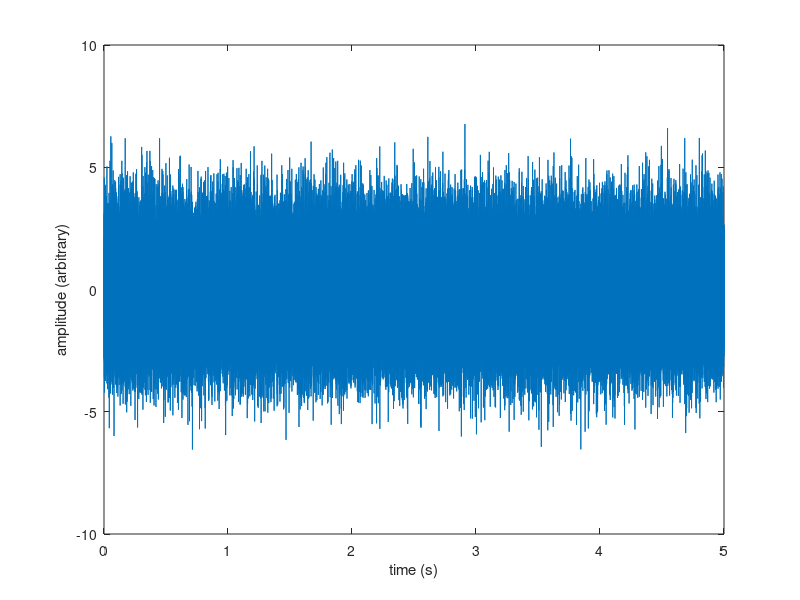
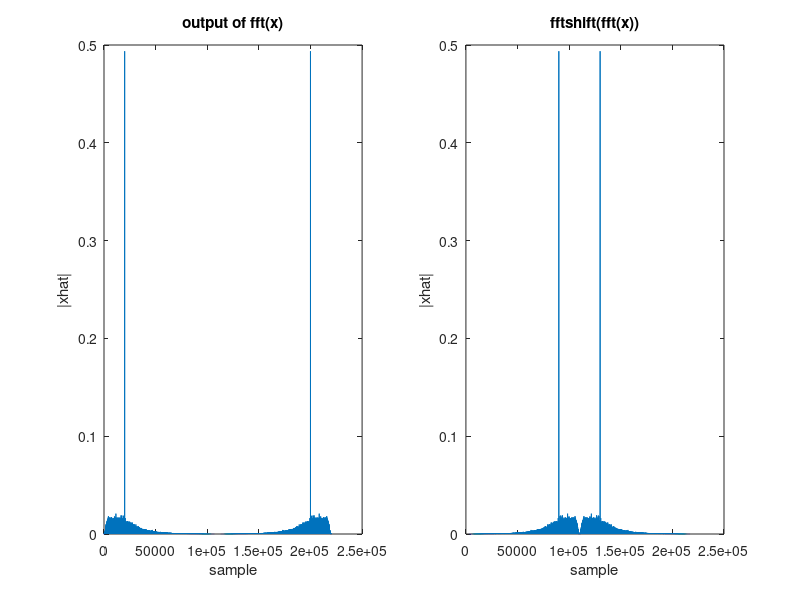
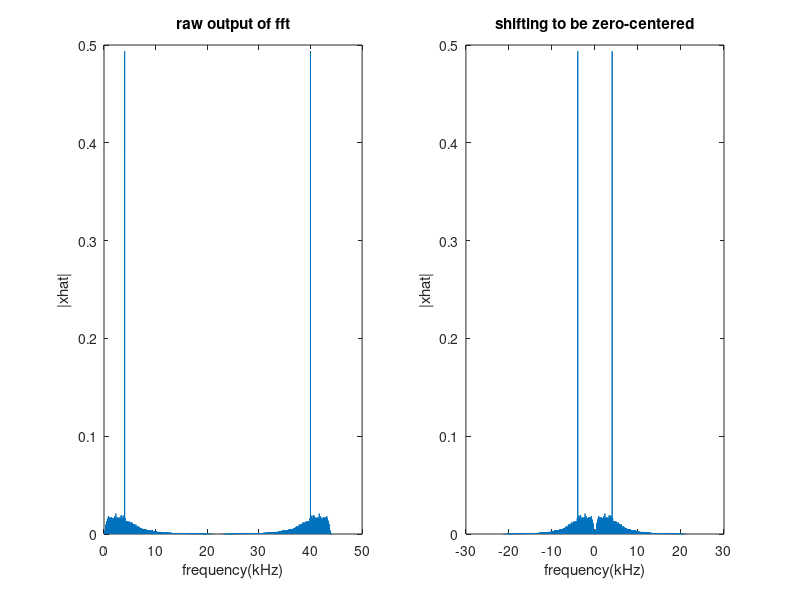
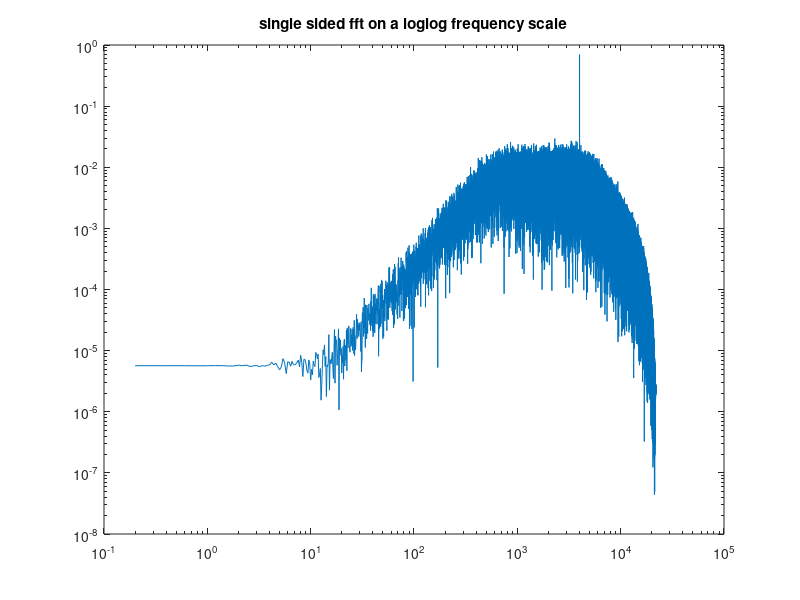

The MATLAB source for these figures, in order: (Note: this script raises an error after producing the figures.)
clear; close all; clc;

%% make signal 
fs=44000; % sample rate
dt=1/fs; % sample period
T=5; % total sample length
t=0:dt:(T-dt); % time array
N = length(t); % number of samples
[B,A]=butter(2,[500,5000]/(fs/2)); % make a band-pass filter 
noise = 3*filter(B,A,randn(1,length(t))); % make band-limited gaussian white noise
tonefreq = 4000;
tone = sin(2*pi*tonefreq*t);
x= tone+noise; % add the noise to a sine wave at 4khz
%% play sound
% soundsc(x,fs) % play the sound

%% plot
figure(1)
plot(t,x) % plot the signal
xlabel('time (s)')
ylabel('amplitude (arbitrary)')

%% fourier transform
figure(2)
subplot(1,2,1)
xhat = 1/N*fft(x); % MATLAB's fft algorithm doesn't multiply by 1/N for whatever reason
plot(abs(xhat))
xlabel('sample')
ylabel('|xhat|')
title('output of fft(x)')

subplot(1,2,2)
xhatshift = fftshift(xhat);
plot(abs(xhatshift))
xlabel('sample')
ylabel('|xhat|')
title('fftshift(fft(x))')

%% define double sided frequency array
df = 1/T;
fmax = floor(N/2)*df; % for even N, this is the Nyquist rate. for odd N, this is 0.5*df less than the Nyquist rate

% The DFT is N-periodic. The N+1th sample (if you went there) is the
% same as the first sample (the Zero frequency bin).

if mod(N,2)==0 % is N is even
    f = -fmax:df:fmax-df;
% for even N, fmax is the nyquist rate. 
% For an even numbered N, the first sample is the 0 frequency and the (N/2
% +1)th sample is the sample at the Nyquist rate (by whatever standard that
% defines the FFT, the Nyquist rate is placed at the end of the negative 
% side of the double sided array, so the positive side only goes up one bin
% less than the nyquist.
% The Nth sample is then the sample right before the 0 frequency 
% (or equivalently the sampling frequency) again. because of periodicity 
% the Nth sample is the same as the first negative frequency, the N-1th 
% sample is the same as the second negative frequency, and so forth. 
else % N is odd
    f = -fmax:df:fmax;
% for odd N fmax is not the Nyquist, its half a bin below the Nyquist
% for odd N the first sample is the zero frequency and the floor(N/2)th
% sample represents the frequcny half a bin below the Nyquist. The
% floor(N/2)+1 to Nth frequencies then, by periodicity, are the same as the
% -floor(N/2)th ascending to the sample right before the zero frequency
% again.
end
unshiftedf = (0:N-1)*df;
fss = 0:df:fmax;

%% plot fourier transform with appropriate frequencies
figure(3)
subplot(1,2,1)
plot(unshiftedf/1000,abs(xhat))
xlabel('frequency(kHz)')
ylabel('|xhat|')
title('raw output of fft')

subplot(1,2,2)
plot(f/1000,abs(xhatshift))
xlabel('frequency(kHz)')
ylabel('|xhat|')
title('shifting to be zero-centered')

%% plot single sided on a loglog scale
xhatss = sqrt(2)*xhat(1:floor(N/2)+1); % multiply the complex values by sqrt(2), so that when its squared its the same as being multiplied by 2, because we lost half the energy by only going single sided
figure(4)
loglog(fss,abs(xhatss))
title('single sided fft on a loglog frequency scale')

%% plot single sided spectrum on semilogx scale with the amplitues converted to level
figure(5)
pref=20e-6;
spl = 20*log10(abs(xhatss)/pref);
semilogx(fss,spl)
xlim([20 20000])
ylabel('SPL (dB re 20\muPa)')
xlabel('Frequency (Hz)')

%% calculate OASPL
OASPLtime= 20*log10(rms(x)/pref)
OASPLfreq = 10*log10(sum(abs(xhat).^2)./pref^2)
OASPLfreqss = 10*log10(sum(abs(xhatss).^2)./pref^2) 
OASPLtonetime =  20*log10(rms(tone)/pref) % calculate the level of just the tone
OASPLnoisetime = 20*log10(rms(noise)/pref) % calculate level of just the noise

%% window
w = hann(N);
xwindowed = w.'.*x;
figure(6)
plot(xwindowed)
title('windowed x')
OASPLwindowed = 20*log10(rms(xwindowed)/pref)
energylost2window = OASPLtime - OASPLwindowed

Xwindowed = abs(1/N*fft(xwindowed)).^2;
figure(6)
semilogx(fss,10*log10(2*Xwindowed(1:floor(N/2)+1)/pref^2))
title('fft of windowed x')
xlim([20 20000])


%% Autospec
for ns = [2^15 2^13 2^10]
figure(7)
[f,Gxx,OASPLauto]= autospec(x,fs,ns);
semilogx(f,10*log10(Gxx/pref^2),'displayname',['Block size = ' num2str(ns)])
hold on
xlim([20 20000])
title('autospectral density ')
xlabel('f (hz)')
ylabel('SPL (dB re 20\muPa)')
legend('location','south')

figure(8)
[f,Gxx,OASPLauto]= autospec(x,fs,ns,N,1);
semilogx(f,10*log10(Gxx/pref^2),'displayname',['Block size = ' num2str(ns)])
xlim([20 20000])
hold on
title('autospectrum ')
xlabel('f (hz)')
ylabel('SPL (dB re 20\muPa)')
legend('location','south')
end

%% autospec from correlation
[Rxx,lags] = xcorr(x,'biased');% need biased to get the level right, it basically just divides by N
Nrxx = length(Rxx);
df = fs/Nrxx;
fssrxx = (0:floor(Nrxx/2)-1)*df;
Sxx = abs(1/Nrxx*fft(Rxx));
Gauto = 2*Sxx(1:floor(Nrxx/2));

figure(8)
hold on
h = semilogx(fssrxx,10*log10(Gauto/pref^2),'displayname','calculated from Rxx');
uistack(h,'bottom')

figure(7)
hold on
h= semilogx(fssrxx,10*log10(Gauto/df/pref^2),'displayname','calculated from Rxx');
uistack(h,'bottom')

%% get amplitude of sine wave from autospec
window = hann(2^15); % make a window for the 2^15 bin width
W = mean(abs(window).^2); % mean squared value of the window
w = mean(w); % mean value of the window
[fme,Gxxme,~,~,~,OASPLme] = spec(fs,x/w); 
 [~,ind]= min(abs(fme-tonefreq)); % find the index where the tone frequency is
 fme(ind) % this is the frequency bin closest to the tone frequency
sqrt(Gxxme(ind)) % this is the amplitude estimation of the sine wave created in line 12
 